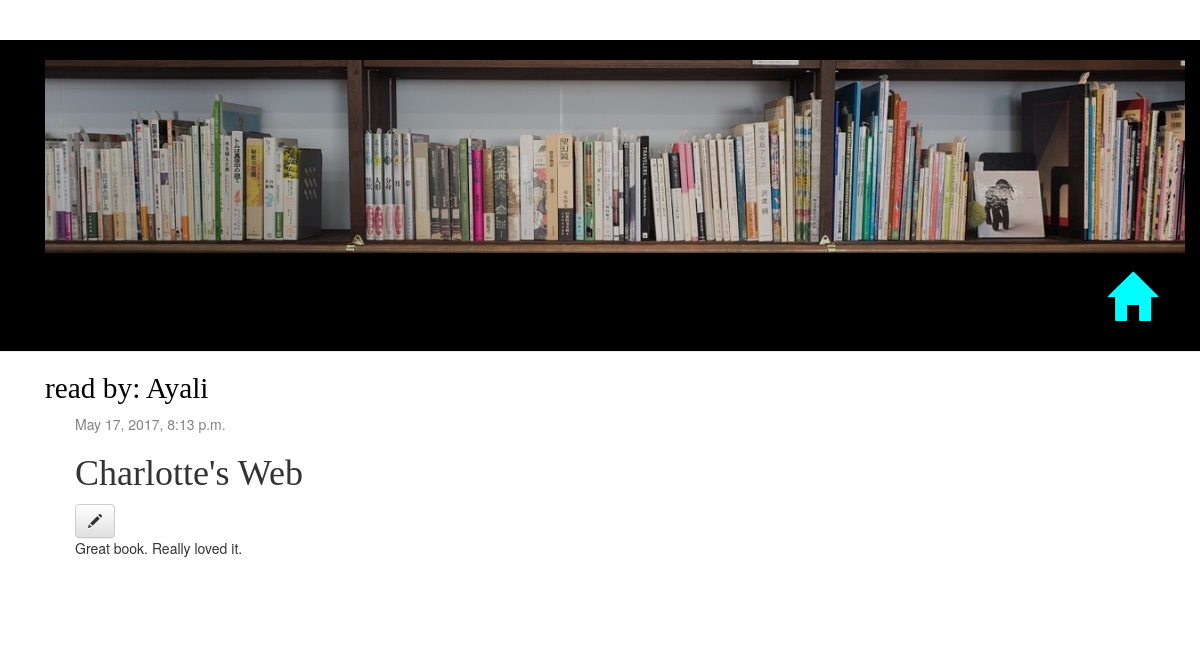
/reviews/review/50/, run on the app's committed database.
### readings/models.py (models this page shows, shortened)
class Review(models.Model):
    RATING_CHOICES = (
        (1, 'did\'nt like it so much'),
        (2, 'thought it was OK'),
        (3, 'Loved it!'),
    )
    book = models.ForeignKey(Book)
    reviewed_by = models.ForeignKey(User)
    published_date = models.DateTimeField('date published')
    body = models.TextField()
    quote = models.CharField(max_length=500, blank=True)
    rating = models.IntegerField(choices=RATING_CHOICES)
    objects = models.Manager() # the default manager (used for queries for example)

class Book(models.Model):
    name = models.CharField(max_length=200)
    author = models.CharField(max_length=50)
    illustrator = models.CharField(max_length=50,blank=True)
    publisher = models.CharField(max_length=50,blank=True)
    year = models.IntegerField(default=datetime.datetime.now().year,blank=True)
    wiki_page = models.CharField(max_length=100, blank=True,  validators=[URLValidator()])
    number_of_pages = models.IntegerField(blank=True)

### readings/views.py (the view)
# urls.py: url(r'^review/(?P<review_id>\d+)/$', views.review_detail, name='review_detail'),
def review_detail(request, review_id):
    review = get_object_or_404(Review, id=review_id)
    return render(request, 'readings/review_detail.html', {'review': review,
                                                           'reviews': 1,})

### readings/templates/readings/review_detail.html (shortened to what this page needs)
{% extends 'readings/base.html' %}
{% block sub_title %}
    <h2 class="sub-title">read by: {{review.reviewed_by.username}} </h2>
{% endblock %}
{% block content %}
    <div class="review">
        {% if review.published_date %}
            <div class="date">
                {{ review.published_date }}
            </div>
        {% endif %}
        <h1>{{ review.book.name }}</h1>
        <a class="btn btn-default" href="{% url 'readings:review_edit' pk=review.pk %}"><span class="glyphicon glyphicon-pencil"></span></a>
        <p>{{ review.body|linebreaksbr }}</p>
    </div>
{% endblock %}

### readings/static/css/readings.css (style rules this page uses)
h1, h2, h3, h4 { font-family: 'Lobster', cursive; }
.sub-header h2 { color: black; font-size: 30 pt; text-decoration: none; font-family: 'Libre Baskerville', cursive; }
.sub-title { background-color: #ffffff; font-family: "Times New Roman", Times, serif; font-size: 22pt; padding: 0px 0px 0px 20px; margin-left: 15px; padding-left:30px }
.date { color: #828282; }
.review { margin-bottom: 60px; }

### data on the page
Review: reviewed_by.username "Ayali", published_date "May 17, 2017, 8:13 p.m.", book.name "Charlotte's Web", body "Great book. Really loved it."
